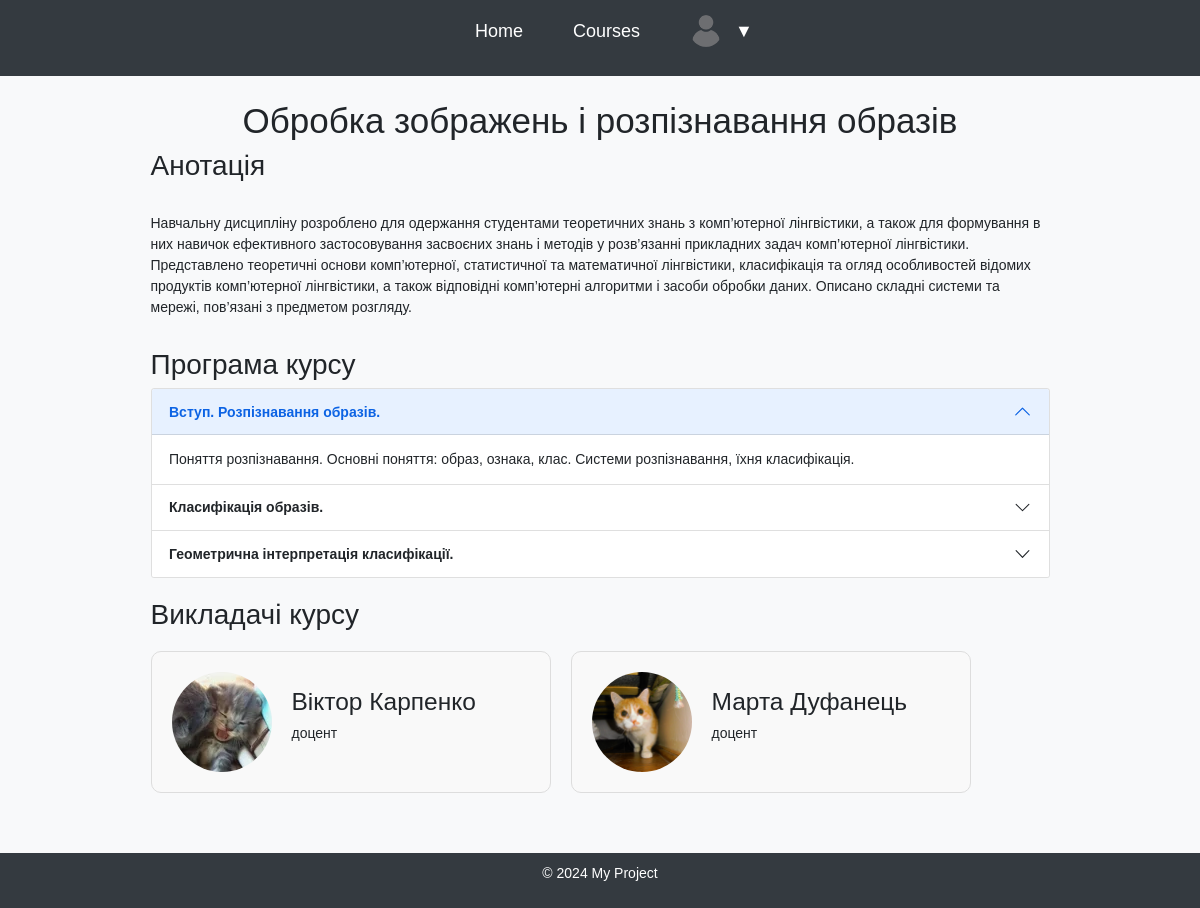
/course/1/ (signed in), run on the app's committed database.
### main_app/models.py (models this page shows, shortened)
class Course(models.Model):
    id = models.AutoField(primary_key=True)
    title = models.CharField(max_length=255)
    description = models.TextField(blank=True, null=True)
    teachers = models.ManyToManyField('main_app.User', blank=True, limit_choices_to={'role': 'teacher'})
    class Meta:
        db_table = 'courses'

class Module(models.Model):
    course = models.ForeignKey(Course, related_name='modules', on_delete=models.CASCADE)
    title = models.CharField(max_length=255)
    content = models.TextField()
    class Meta:
        db_table = 'modules'

class User(AbstractBaseUser, PermissionsMixin):
    ROLE_CHOICES = [
        ('student', 'Student'),
        ('teacher', 'Teacher'),
        ('admin', 'Admin'),
        ('superadmin', 'SuperAdmin'),
    ]
    email = models.EmailField(unique=True)
    first_name = models.CharField(max_length=30, blank=True)
    last_name = models.CharField(max_length=30, blank=True)
    role = models.CharField(max_length=10, choices=ROLE_CHOICES, default='student')
    bio = models.TextField(blank=True)
    phone_number = models.CharField(max_length=15, blank=True)
    degree = models.CharField(max_length=255, blank=True)
    profile_photo = models.ImageField(upload_to='profile_photos/', blank=True, null=True)
    is_active = models.BooleanField(default=True)
    is_staff = models.BooleanField(default=False)
    last_login = models.DateTimeField(blank=True, null=True)
    groups = models.ManyToManyField(
        Group,
        related_name='main_app_user_group',
        blank=True,
        help_text=('The group this user belongs to. A user will get all permissions granted to their group.'),
        verbose_name=('group'),
    )
    user_permissions = models.ManyToManyField(
        'auth.Permission',
        related_name='main_app_user_permissions',
        blank=True,
        help_text=('Specific permissions for this user.'),
        verbose_name=('user permissions'),
    )
    objects = UserManager()
    USERNAME_FIELD = 'email'
    REQUIRED_FIELDS = []
    class Meta:
        db_table = 'users'

### main_app/views.py (the view)
# urls.py: path('course/<int:course_id>/', views.course_detail, name='course_detail'),
def course_detail(request, course_id):
    course = get_object_or_404(Course, pk=course_id)
    user_has_access = request.user.groups.filter(courses=course).exists()
    return render(request, 'course_detail.html', {'course': course, 'user_has_access': user_has_access})

### templates/course_detail.html (shortened to what this page needs)
{% extends 'base.html' %}
{% load static %}
{% block content %}
<link rel="stylesheet" href="{% static 'css/course_detail.css' %}">
<div class="container">
    <h1>{{ course.title }}</h1>
    <h2>Анотація</h2>
    <p class="course-desc">{{ course.description }}</p>
    <div class="accordion" id="accordionExample">
        <h2>Програма курсу</h2>
        {% for module in course.modules.all %}
        <div class="accordion-item">
            <h2 class="accordion-header" id="heading{{ forloop.counter }}">
                <button class="accordion-button {% if not forloop.first %}collapsed{% endif %}" type="button" data-bs-toggle="collapse" data-bs-target="#collapse{{ forloop.counter }}" aria-expanded="{% if forloop.first %}true{% else %}false{% endif %}" aria-controls="collapse{{ forloop.counter }}">
                    {{ module.title }}
                </button>
            </h2>
            <div id="collapse{{ forloop.counter }}" class="accordion-collapse collapse {% if forloop.first %}show{% endif %}" aria-labelledby="heading{{ forloop.counter }}" data-bs-parent="#accordionExample">
                <div class="accordion-body">
                    {{ module.content }}
                </div>
            </div>
        </div>
        {% endfor %}
    </div>
    <div class="teachers-container">
        <h2>Викладачі курсу</h2>
        <div class="teacher-container">
            {% for teacher in course.teachers.all %}
            <div class="teacher-card">
                <img src="{% if teacher.profile_photo %}{{ teacher.profile_photo.url }}{% else %}{% static 'img/default_profile.png' %}{% endif %}" alt="Profile Photo" class="teacher-photo">
                <div class="teacher-info">
                    <h3>{{ teacher.first_name }} {{ teacher.last_name }}</h3>
                    <p class="teacher-degree">{{ teacher.degree }}</p>
                </div>
            </div>
            {% endfor %}
        </div>
    </div>
</div>
{% endblock %}

### templates/base.html (shortened to what this page needs)
{% load static %}
<!DOCTYPE html>
<html lang="en">
<head>
    <link rel="stylesheet" href="{% static 'css/base.css' %}">
    <link href="https://cdn.jsdelivr.net/npm/bootstrap@5.1.3/dist/css/bootstrap.min.css" rel="stylesheet">
</head>
<body>
    <header>
        <nav>
            <ul>
                <li><a href="{% url 'home' %}">Home</a></li>
                <li><a href="{% url 'courses' %}">Courses</a></li>
                <li class="profile-dropdown">
                    <a href="#">
                        <img src="{% if user.profile_photo %}{{ user.profile_photo.url }}{% else %}{% static 'img/default_profile.png' %}{% endif %}" class="profile-photo" alt="{{ user.first_name }} {{ user.last_name }}">
                        <span class="dropdown-arrow">▼</span>
                    </a>
                </li>
            </ul>
        </nav>
    </header>
    <div class="main-container">
        {% block content %}{% endblock %}
    </div>
    <footer>
        <p>&copy; 2024 My Project</p>
    </footer>
</body>
</html>

### static/css/base.css (style rules this page uses)
body { font-family: Arial, sans-serif; background-color: #f8f9fa; margin: 0; padding: 0; line-height: 1.5; display: flex; flex-direction: column; }
header { background-color: #343a40; color: #fff; padding: 10px 0; width: 100%; position: fixed ; top: 0; left: 0; z-index: 1000; }
header nav ul { display: flex; justify-content: center; }
header nav ul li { margin: 0 15px; }
header nav ul li a { color: #fff; text-decoration: none; font-size: 18px; }
.main-container { padding: 100px 20px 20px; min-height: 100%; width: 100%; max-width: 960px; margin: 0 auto; }
.main-container h1 { text-align:center; }
footer { background-color: #343a40; color: #fff; text-align: center; padding: 10px 0; width: 100%; margin-top: auto; }
.profile-dropdown { position: relative; display: inline-block; }
.profile-dropdown a { display: flex; align-items: center; color: #fff; text-decoration: none; padding: 5px 10px; }
.profile-dropdown .profile-photo { width: 32px; height: 32px; border-radius: 50%; object-fit: cover; margin-right: 8px; }
.profile-dropdown .dropdown-arrow { margin-left: 5px; }
nav ul { display: flex; align-items: center; height: 100%; }
nav ul li { display: flex; align-items: center; height: 100%; }
nav ul li a { display: flex; align-items: center; height: 100%; padding: 0 10px; }

### static/css/course_detail.css (style rules this page uses)
.accordion { position: relative; margin: 20px auto; z-index: 0; }
.accordion-button { font-weight: 700; }
.course-desc { margin: 30px auto; }
.teacher-container { margin-top: 20px; margin-bottom: 40px; display: flex; flex-wrap: wrap; gap: 20px; }
.teacher-card { border: 1px solid #ddd; border-radius: 10px; padding: 20px; display: flex; align-items: center; width: 100%; max-width: 400px; background-color: #f9f9f9; }
.teacher-photo { width: 100px; height: 100px; border-radius: 50%; object-fit: cover; margin-right: 20px; }
.teacher-info { flex: 1; }

### static/css/null.css (style rules this page uses)
* { padding: 0; margin: 0; border: 0; }
*, *:before, *:after { -moz-box-sizing: border-box; -webkit-box-sizing: border-box; box-sizing: border-box; }
nav, footer, header, aside { display: block; }
html, body { min-height: 100vh; width: 100%; line-height: 1; font-size: 14px; -ms-text-size-adjust: 100%; -moz-text-size-adjust: 100%; -webkit-text-size-adjust: 100%; }
input, button, textarea { font-family: inherit; }
button { cursor: pointer; }
a, a:visited { text-decoration: none; }
ul li { list-style: none; }
img { vertical-align: top; }

### data on the page
Course: title "Обробка зображень і розпізнавання образів", description "Навчальну дисципліну розроблено для одержання студентами теоретичних знань з комп’ютерної лінгвістики, а також для формування в них навичок ефективного застосовування засвоєних знань і методів у розв’язанні прикладних задач комп’ютерної лінгвістики. Представлено теоретичні основи комп’ютерної, статистичної та математичної лінгвістики, класифікація та огляд особливостей відомих продуктів комп’ютерної лінгвістики, а також відповідні комп’ютерні алгоритми і засоби обробки даних. Описано складні системи та мережі, пов’язані з предметом розгляду."
Module: title "Вступ. Розпізнавання образів.", content "Поняття розпізнавання. Основні поняття: образ, ознака, клас. Системи розпізнавання, їхня класифікація."
Module: title "Класифікація образів."
Module: title "Геометрична інтерпретація класифікації."
User: profile_photo (picture), first_name "Віктор", last_name "Карпенко", degree "доцент"
User: profile_photo (picture), first_name "Марта", last_name "Дуфанець", degree "доцент"
